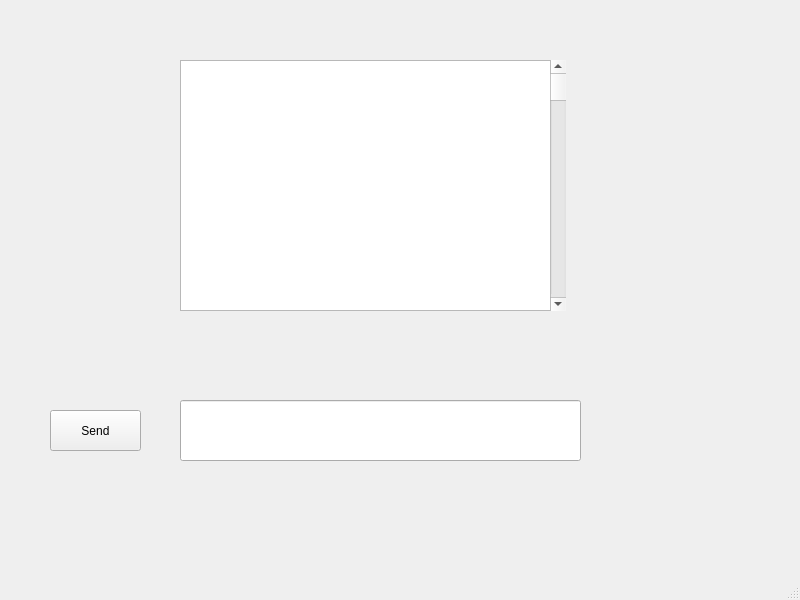
<?xml version="1.0" encoding="UTF-8"?>
<ui version="4.0">
 <class>MainWindow</class>
 <widget class="QMainWindow" name="MainWindow">
  <property name="geometry">
   <rect>
    <x>0</x>
    <y>0</y>
    <width>800</width>
    <height>600</height>
   </rect>
  </property>
  <property name="windowTitle">
   <string>MainWindow</string>
  </property>
  <widget class="QWidget" name="centralwidget">
   <widget class="QScrollArea" name="scrollArea">
    <property name="geometry">
     <rect>
      <x>180</x>
      <y>60</y>
      <width>371</width>
      <height>251</height>
     </rect>
    </property>
    <property name="widgetResizable">
     <bool>true</bool>
    </property>
    <widget class="QWidget" name="scrollAreaWidgetContents">
     <property name="geometry">
      <rect>
       <x>0</x>
       <y>0</y>
       <width>367</width>
       <height>247</height>
      </rect>
     </property>
     <widget class="QTextEdit" name="textEdit">
      <property name="geometry">
       <rect>
        <x>-7</x>
        <y>-10</y>
        <width>381</width>
        <height>261</height>
       </rect>
      </property>
     </widget>
    </widget>
   </widget>
   <widget class="QLineEdit" name="lineEdit">
    <property name="geometry">
     <rect>
      <x>180</x>
      <y>400</y>
      <width>401</width>
      <height>61</height>
     </rect>
    </property>
   </widget>
   <widget class="QPushButton" name="pushButton">
    <property name="geometry">
     <rect>
      <x>50</x>
      <y>410</y>
      <width>91</width>
      <height>41</height>
     </rect>
    </property>
    <property name="text">
     <string>Send</string>
    </property>
   </widget>
   <widget class="QScrollBar" name="verticalScrollBar">
    <property name="geometry">
     <rect>
      <x>550</x>
      <y>60</y>
      <width>16</width>
      <height>251</height>
     </rect>
    </property>
    <property name="orientation">
     <enum>Qt::Vertical</enum>
    </property>
   </widget>
  </widget>
  <widget class="QMenuBar" name="menubar">
   <property name="geometry">
    <rect>
     <x>0</x>
     <y>0</y>
     <width>800</width>
     <height>20</height>
    </rect>
   </property>
  </widget>
  <widget class="QStatusBar" name="statusbar"/>
 </widget>
 <resources/>
 <connections/>
</ui>
